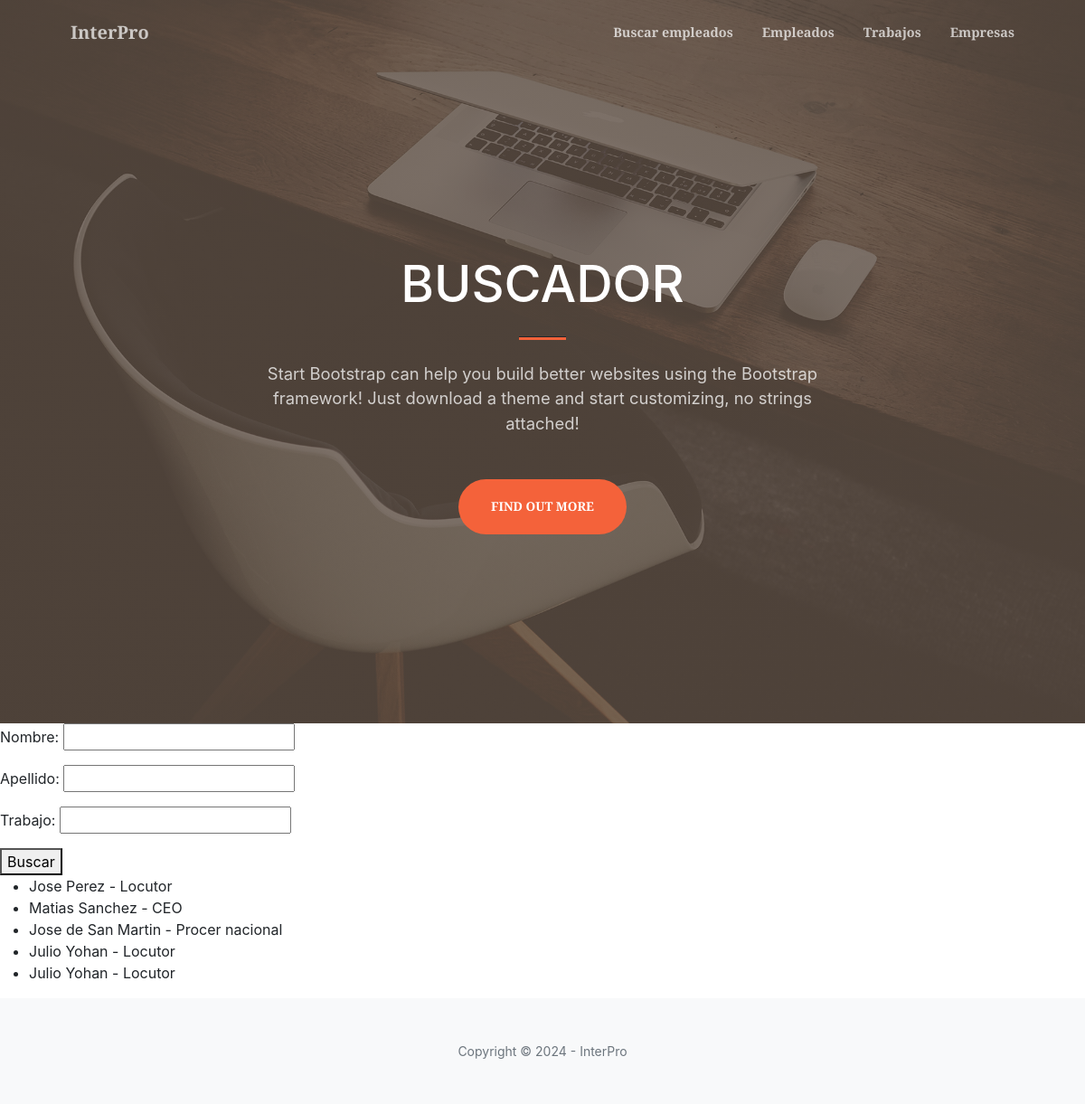
Page /appentrega/buscar-empleados/ on the earlier database version.
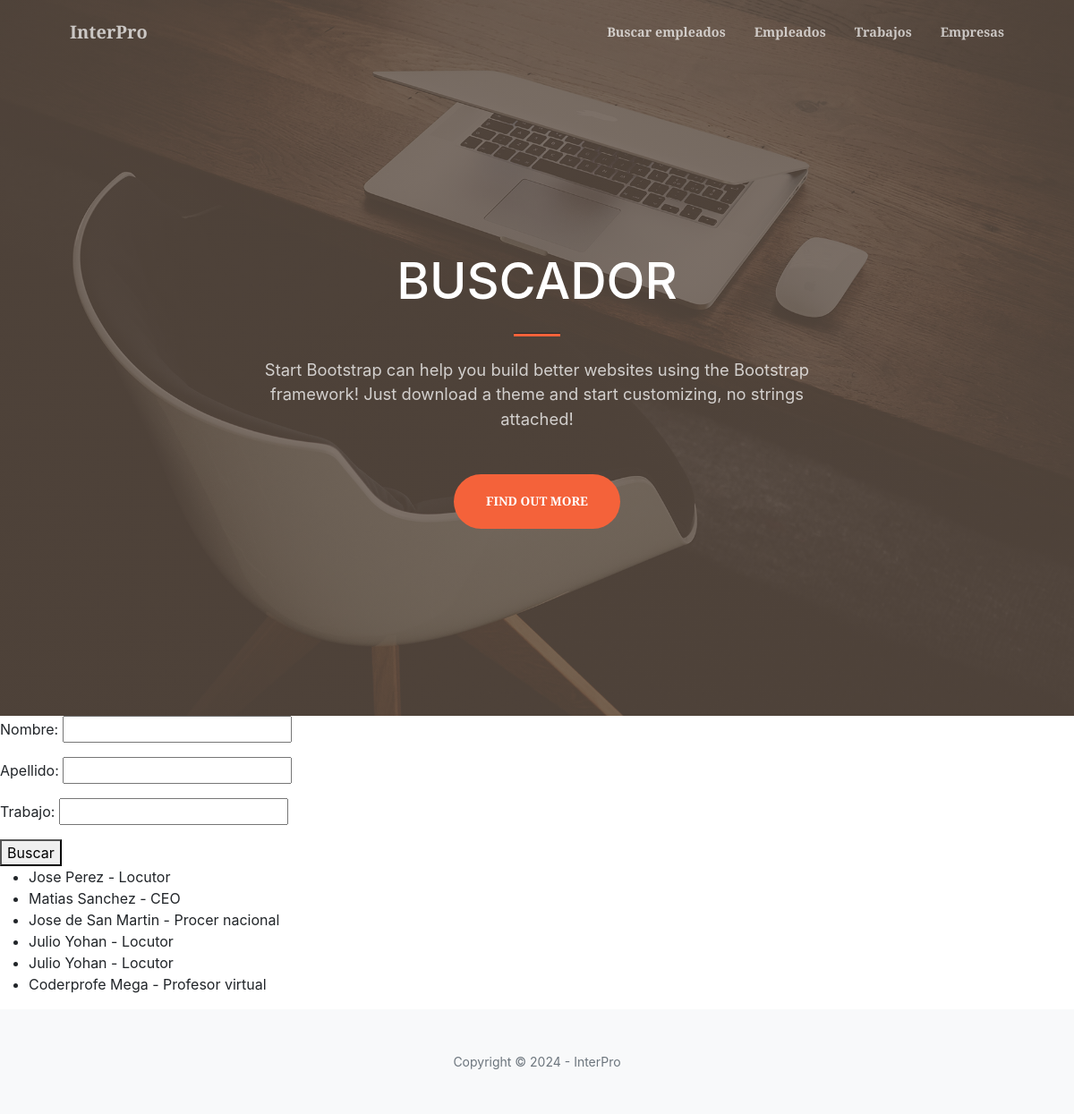
Same page on the later database version.
### appentrega/models.py (models this page shows)
class Empleado(models.Model):
    nombre = models.CharField(max_length=40)
    apellido = models.CharField(max_length=20)
    trabajo = models.CharField(max_length=40)

### appentrega/views.py (the view)
# urls.py: path('buscar-empleados/', views.buscar_empleados, name="BuscarEmpleados"),
def buscar_empleados(request):
    empleados = Empleado.objects.all()
    if request.method == 'POST':
        form = BuscarEmpleado(request.POST)
        if form.is_valid():
            nombre = form.cleaned_data.get('nombre', '')
            apellido = form.cleaned_data.get('apellido', '')
            trabajo = form.cleaned_data.get('trabajo', '')
            empleados = Empleado.objects.filter(
                nombre__icontains=nombre,
                apellido__icontains=apellido,
                trabajo__icontains=trabajo
            )
    else:
        form = BuscarEmpleado()
    return render(request, 'appentrega/buscar_empleados.html', {'empleados': empleados, 'form': form})

### appentrega/forms.py
class BuscarEmpleado(forms.Form):
    nombre = forms.CharField(required=False)
    apellido = forms.CharField(required=False)
    trabajo = forms.CharField(required=False)

### appentrega/templates/appentrega/buscar_empleados.html
{% extends "appentrega/base.html" %} {% load static %} {% block main %}
<header class="masthead">
  <div class="container px-4 px-lg-5 h-100">
    <div
      class="row gx-4 gx-lg-5 h-100 align-items-center justify-content-center text-center"
    >
      <div class="col-lg-8 align-self-end">
        <h1 class="text-white font-weight-bold">BUSCADOR</h1>
        <hr class="divider" />
      </div>
      <div class="col-lg-8 align-self-baseline">
        <p class="text-white-75 mb-5">
          Start Bootstrap can help you build better websites using the Bootstrap
          framework! Just download a theme and start customizing, no strings
          attached!
        </p>
        <a class="btn btn-primary btn-xl" href="#about">Find Out More</a>
      </div>
    </div>
  </div>
</header>
{% endblock main %} {% block formulario %}
<form method="post" action="">
  {% csrf_token %} {{ form.as_p }}
  <button type="submit">Buscar</button>
</form>
<ul>
  {% for empleado in empleados %}
  <li>
    {{ empleado.nombre }} {{ empleado.apellido }} - {{ empleado.trabajo }}
  </li>
  {% endfor %}
</ul>
{% endblock formulario %}

Differences in the rows shown:
added Empleado: nombre "Coderprofe", apellido "Mega", trabajo "Profesor virtual"
